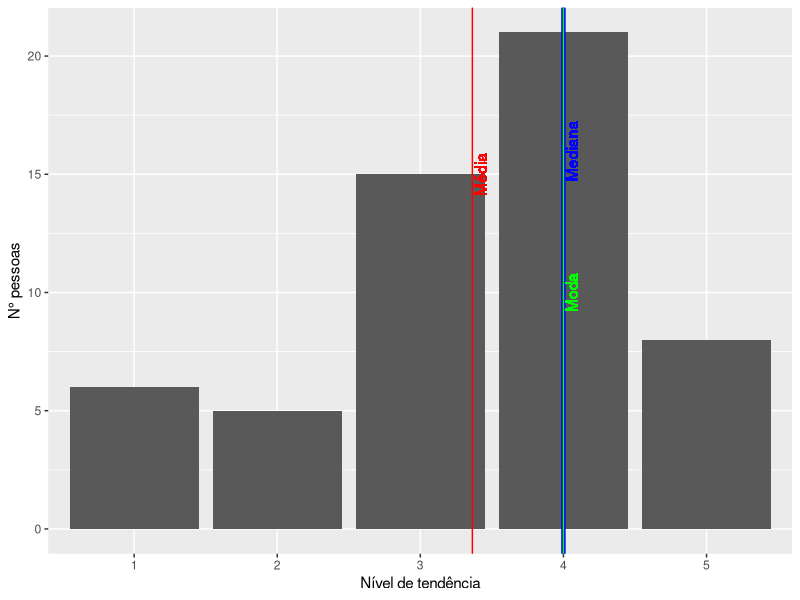
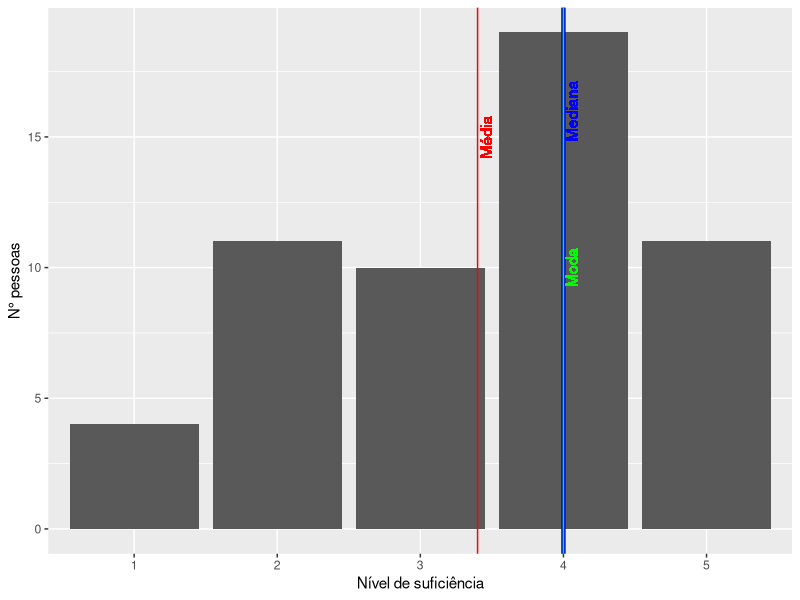
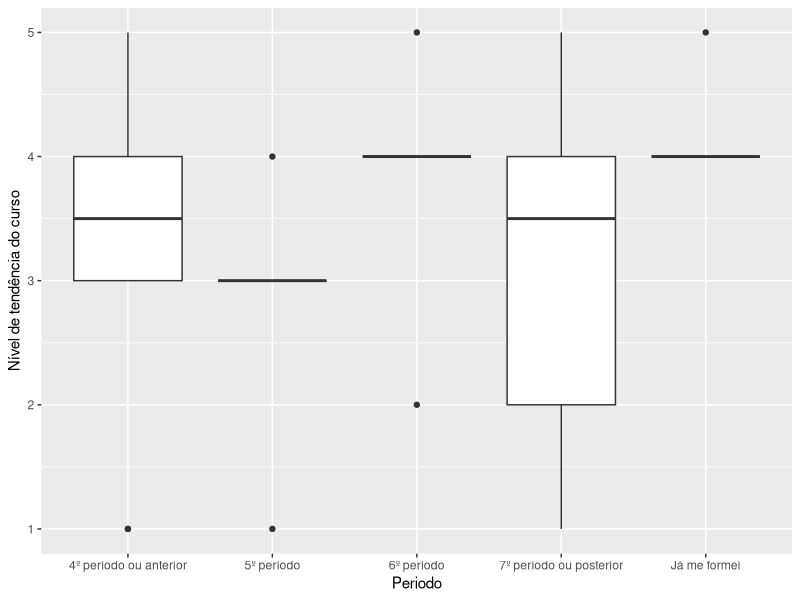
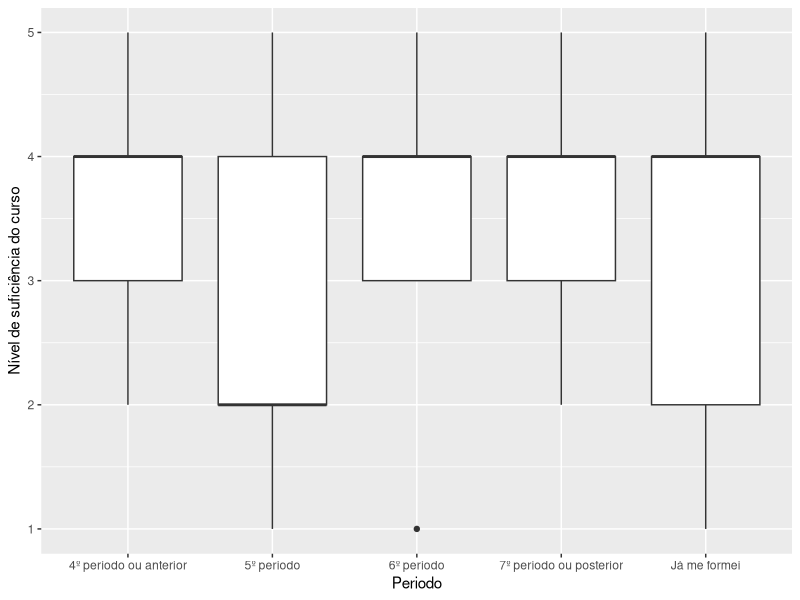
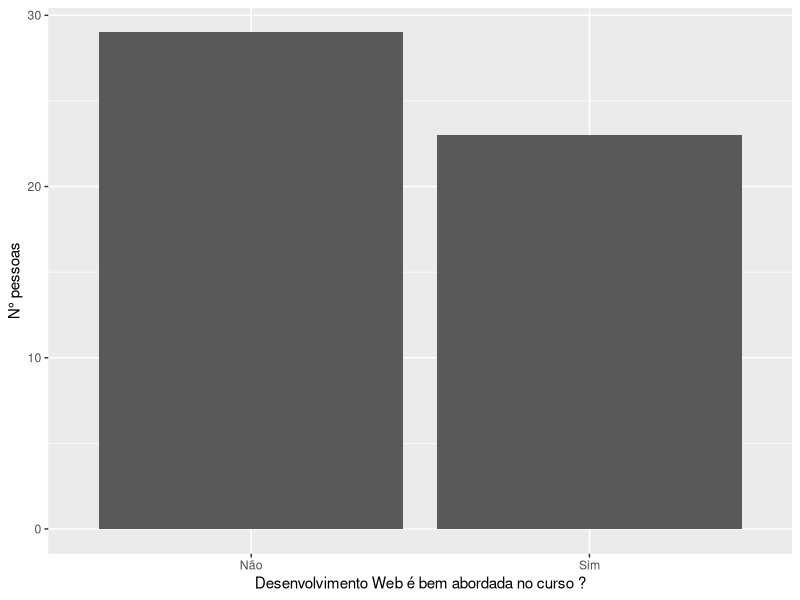
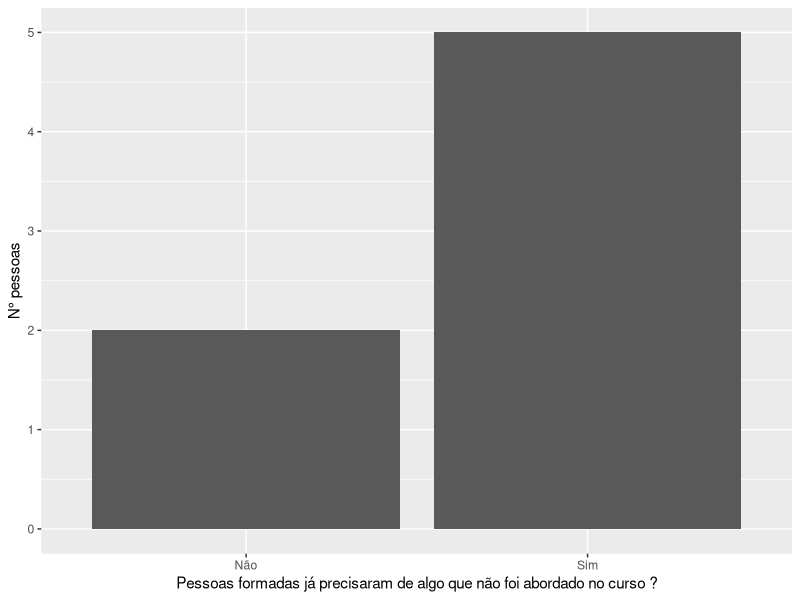
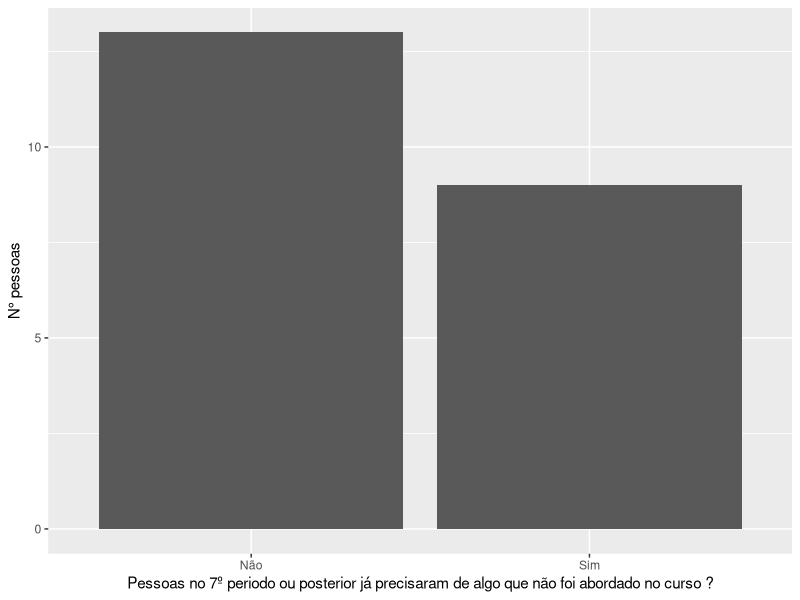
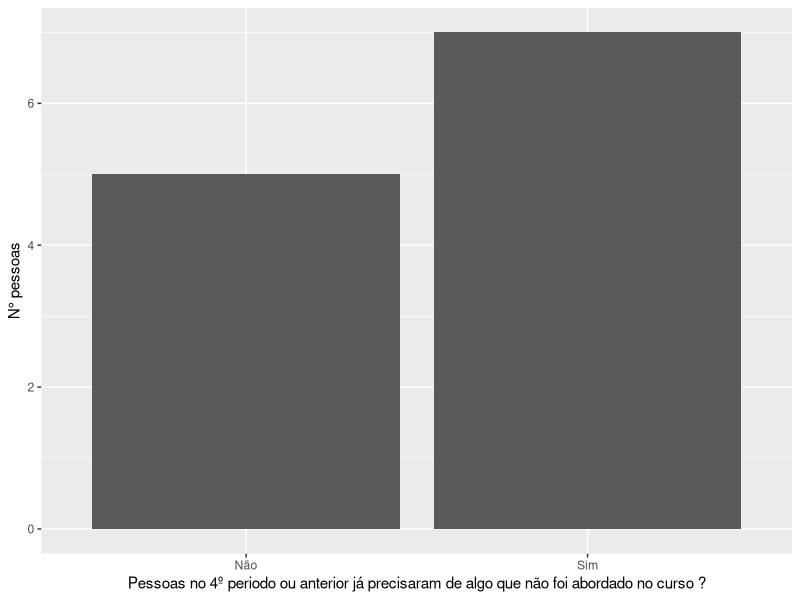

Reproduce these figures in R, in order.
library(ggplot2)
library(dplyr)
library(readr)
library(e1071)

getmode <- function(v) {
  uniqv <- unique(v)
  uniqv[which.max(tabulate(match(v, uniqv)))]
}

csv <- read.csv("surveyResult.csv")

# Curso é tendencioso para alguma área:
mean_curso_tendencioso = mean(csv$curso_tendencioso)
median_curso_tendencioso = median(csv$curso_tendencioso)
mode_curso_tendencioso = getmode(csv$curso_tendencioso)

# viés negativo, portando é assimétrica a esquerda:
# Moda > Mediana > Média
skewness(csv$curso_tendencioso)

# A base ensinada no curso é suficiente para iniciar em qualquer área:
mean_base_suficiente = mean(csv$base_suficiente)
median_base_suficiente = median(csv$base_suficiente)
mode_base_suficiente = getmode(csv$base_suficiente)

# viés negativo, portando é assimétrica a esquerda:
# Moda > Mediana > Média
skewness(csv$base_suficiente)

df = subset(csv, select = -c(data, ps_conheci_req_nao_ensinado, ps_conhe_req, proj_est_conhe_req_nao_ensinado, proj_est_conhe_req, area_mais_oportunidades, area_selec_eh_abordada_no_curso) )

# Curso é tendencioso para alguma área:
p = ggplot(df, aes(x=as.factor(curso_tendencioso)) ) +
  geom_bar() +
  theme(legend.position = "none") +
  labs(x = "Nível de tendência", y = "N° pessoas") +
  scale_x_discrete(limits=c("1", "2", "3", "4", "5")) +
  
  geom_vline(xintercept = mean_curso_tendencioso, color = "red", size=0.5) +
  geom_text(aes(x=mean_curso_tendencioso, label="Média", y=15), colour="red", angle=90, vjust = 1.2) +
  
  geom_vline(xintercept = median_curso_tendencioso, color = "blue", size=1.5) +
  geom_text(aes(x=median_curso_tendencioso, label="Mediana", y=16), colour="blue", angle=90, vjust = 1.2) +
  
  geom_vline(xintercept = mode_curso_tendencioso, color = "green", size=0.5) +
  geom_text(aes(x=mode_curso_tendencioso, label="Moda", y=10), colour="green", angle=90, vjust = 1.2)

ggsave("bar_plot_curso_tendencioso.png", p, width = 6, height = 3)

# A base ensinada no curso é suficiente para iniciar em qualquer área:
p = ggplot(df, aes(x=as.factor(base_suficiente)) ) +
  geom_bar() +
  theme(legend.position = "none") +
  labs(x = "Nível de suficiência", y = "N° pessoas") +
  scale_x_discrete(limits=c("1", "2", "3", "4", "5")) +

  geom_vline(xintercept = mean_base_suficiente, color = "red", size=0.5) +
  geom_text(aes(x=mean_base_suficiente, label="Média", y=15), colour="red", angle=90, vjust = 1.2) +

  geom_vline(xintercept = median_base_suficiente, color = "blue", size=1.5) +
  geom_text(aes(x=median_base_suficiente, label = "Mediana", y = 16), colour = "blue", angle = 90, vjust = 1.2) +
  
  geom_vline(xintercept = mode_base_suficiente, color = "green", size=0.5) +
  geom_text(aes(x = mode_base_suficiente, label = "Moda", y = 10), colour = "green", angle = 90, vjust = 1.2)

ggsave("bar_plot_base_suficiente.png", p, width = 6, height = 3)



p = ggplot(df, aes(x = periodo, y = curso_tendencioso, group = periodo) ) +
  geom_boxplot() +
  labs(x = "Periodo", y = "Nível de tendência do curso")

ggsave("tendencia_por_periodo.png", p, width = 6, height = 3)


p = ggplot(df, aes(x = periodo, y = base_suficiente, group = periodo) ) +
  geom_boxplot() +
  labs(x = "Periodo", y = "Nível de suficiência do curso")

ggsave("suficiencia_por_periodo.png", p, width = 6, height = 3)


# Desenvolvimento web é bem abordada no curso ?
df = subset(csv, select = -c(data, periodo, ps_conheci_req_nao_ensinado, ps_conhe_req, proj_est_conhe_req_nao_ensinado, proj_est_conhe_req, curso_tendencioso, base_suficiente))

des_web = subset(df, area_mais_oportunidades=="Desenvolvimento Web" & (area_selec_eh_abordada_no_curso=="Sim" | area_selec_eh_abordada_no_curso=="Não"))

p = ggplot(data = des_web, aes(x = area_selec_eh_abordada_no_curso)) + 
  geom_bar() +
  labs(x = "Desenvolvimento Web é bem abordada no curso ?", y = "N° pessoas")

ggsave("des_web.png", p, width = 6, height = 3)

# Conhecimento não abordado no curso por periodo(pessoas já formadas) ?
df = subset(csv, select = -c(data, ps_conhe_req, proj_est_conhe_req_nao_ensinado, proj_est_conhe_req, curso_tendencioso, base_suficiente, area_mais_oportunidades, area_selec_eh_abordada_no_curso))

per_formado = subset(df, periodo=="Já me formei")

p = ggplot(data = per_formado, aes(x = ps_conheci_req_nao_ensinado)) + 
  geom_bar() +
  labs(x = "Pessoas formadas já precisaram de algo que não foi abordado no curso ?", y = "N° pessoas")

ggsave("per_formadas.png", p, width = 6, height = 3)


# Conhecimento não abordado no curso por periodo(pessoas 7º período ou posterior) ?
df = subset(csv, select = -c(data, ps_conhe_req, proj_est_conhe_req_nao_ensinado, proj_est_conhe_req, curso_tendencioso, base_suficiente, area_mais_oportunidades, area_selec_eh_abordada_no_curso))

per_7_posterior = subset(df, periodo=="7º período ou posterior")

p = ggplot(data = per_7_posterior, aes(x = ps_conheci_req_nao_ensinado)) + 
  geom_bar() +
  labs(x = "Pessoas no 7º periodo ou posterior já precisaram de algo que não foi abordado no curso ?", y = "N° pessoas")

ggsave("per_7_per_posterior.png", p, width = 6, height = 3)


# Conhecimento não abordado no curso por periodo(pessoas 4º período ou anterior) ?
df = subset(csv, select = -c(data, ps_conhe_req, proj_est_conhe_req_nao_ensinado, proj_est_conhe_req, curso_tendencioso, base_suficiente, area_mais_oportunidades, area_selec_eh_abordada_no_curso))

per_4_anterior = subset(df, periodo=="4º período ou anterior")

p = ggplot(data = per_4_anterior, aes(x = ps_conheci_req_nao_ensinado)) + 
  geom_bar() +
  labs(x = "Pessoas no 4º periodo ou anterior já precisaram de algo que não foi abordado no curso ?", y = "N° pessoas")

ggsave("per_4_anterior.png", p, width = 6, height = 3)


# Conhecimento não abordado no curso por periodo(pessoas 6º período) ?
df = subset(csv, select = -c(data, ps_conhe_req, proj_est_conhe_req_nao_ensinado, proj_est_conhe_req, curso_tendencioso, base_suficiente, area_mais_oportunidades, area_selec_eh_abordada_no_curso))

per_6 = subset(df, periodo=="6º período")

p = ggplot(data = per_6, aes(x = ps_conheci_req_nao_ensinado)) + 
  geom_bar() +
  labs(x = "Pessoas no 6º período já precisaram de algo que não foi abordado no curso ?", y = "N° pessoas")

ggsave("per_6.png", p, width = 6, height = 3)


# Conhecimento não abordado no curso por periodo(pessoas 5º período) ?
df = subset(csv, select = -c(data, ps_conhe_req, proj_est_conhe_req_nao_ensinado, proj_est_conhe_req, curso_tendencioso, base_suficiente, area_mais_oportunidades, area_selec_eh_abordada_no_curso))

per_5 = subset(df, periodo=="5º período")

p = ggplot(data = per_5, aes(x = ps_conheci_req_nao_ensinado)) + 
  geom_bar() +
  labs(x = "Pessoas no 5º período já precisaram de algo que não foi abordado no curso ?", y = "N° pessoas")

ggsave("per_5.png", p, width = 6, height = 3)
